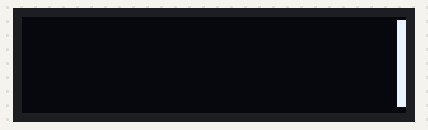
Recording of a sketch running on a simulated Arduino Uno, built with avr-gcc and run on an emulated ATmega328P. Shown: 128×32 one-colour display.

Above: at 18.6 s.
At 20.7 s:
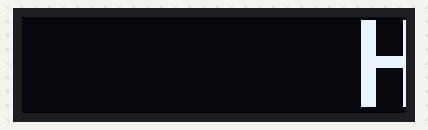
At 23.3 s:
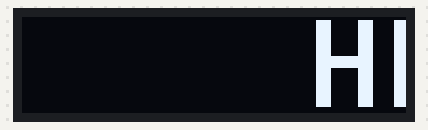
At 28.6 s:
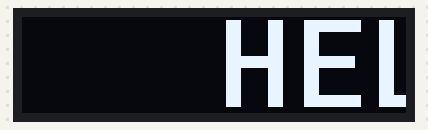
At 33.9 s:
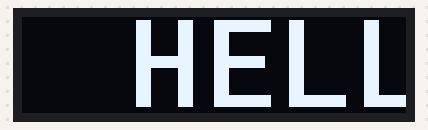
At 39.2 s:
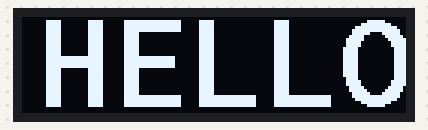

The sketch:

HamBadge.ino
```cpp
#include <Arduino.h>
#include <U8g2lib.h>

#ifdef U8X8_HAVE_HW_SPI
#include <SPI.h>
#endif
#ifdef U8X8_HAVE_HW_I2C
#include <Wire.h>
#endif

U8G2_SSD1306_128X32_UNIVISION_F_HW_I2C u8g2(U8G2_R0, /* reset=*/ 16, /* clock=*/ 5, /* data=*/ 4);

// This example shows a scrolling text.
// If U8G2_16BIT is not set (default), then the pixel width of the text must be lesser than 128
// If U8G2_16BIT is set, then the pixel width an be up to 32000

u8g2_uint_t offset;      // current offset for the scrolling text
u8g2_uint_t width;      // pixel width of the scrolling text (must be lesser than 128 unless U8G2_16BIT is defined
const char *text = "         HELLO FROM JOHN K1WIZ     TG 31688     HAMSHACKHOTLINE.COM ";  // scroll this text from right to left


void setup(void) {

  /* U8g2 Project: SSD1306 Test Board */
  //pinMode(10, OUTPUT);
  //pinMode(9, OUTPUT);
  //digitalWrite(10, 0);
  //digitalWrite(9, 0);

  /* U8g2 Project: T6963 Test Board */
  //pinMode(18, OUTPUT);
  //digitalWrite(18, 1);

  /* U8g2 Project: KS0108 Test Board */
  //pinMode(16, OUTPUT);
  //digitalWrite(16, 0);

  u8g2.begin();

  u8g2.setFont(u8g2_font_inb30_mr); // set the target font to calculate the pixel width
  width = u8g2.getUTF8Width(text);    // calculate the pixel width of the text

  u8g2.setFontMode(0);    // enable transparent mode, which is faster
}


void loop(void) {
  u8g2_uint_t x;

  u8g2.firstPage();
  do {

    // draw the scrolling text at current offset
    x = offset;
    u8g2.setFont(u8g2_font_inb30_mr);   // set the target font
    do {                // repeated drawing of the scrolling text...
      u8g2.drawUTF8(x, 30, text);     // draw the scolling text
      x += width;           // add the pixel width of the scrolling text
    } while( x < u8g2.getDisplayWidth() );    // draw again until the complete display is filled

    u8g2.setFont(u8g2_font_inb16_mr);   // draw the current pixel width
    u8g2.setCursor(0, 58);
    u8g2.print(width);          // this value must be lesser than 128 unless U8G2_16BIT is set

  } while ( u8g2.nextPage() );

  offset-=3;              // scroll by one pixel
  if ( (u8g2_uint_t)offset < (u8g2_uint_t)-width )
    offset = 0;             // start over again

  delay(1);             // do some small delay
}
```

Measured:
- what the display in image 0 shows lasts 0.6 s, from 18.5 s to 19.1 s
